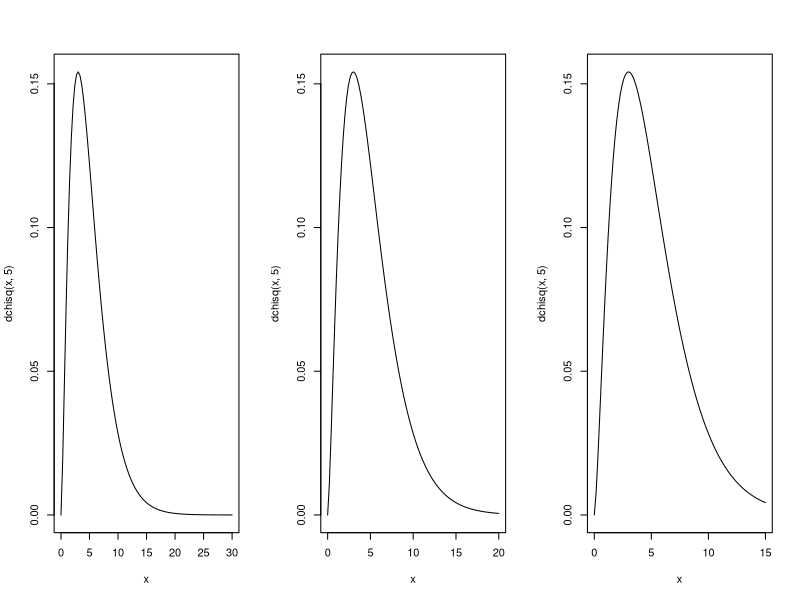

Write R code to recreate this figure.
# Variacao da variancia exemplo
# Estimativa de parametros - Variancia para a populacao

# Distribuicao Chi quadrado 
# Distribuicao normal para 100 medidas (n)
# Valor da variancia para a populacao ( com o valor da variancia encontramos o desvio padrao)
# Familia de curvas onde cada curva e definida pelo grau de liberdade (n) (30)(20)(15)
# Utiliza a variancia das medidas, e a area da curva e igual a 1






par(mfrow=c(1,3))






curve( dchisq(x, 5), 0, 30, n = 100)
curve( dchisq(x, 5), 0, 20, n = 100)
curve( dchisq(x, 5), 0, 15, n = 100)


# Exercicio lista 2a - exercicio 4
# Uma amostra de 15 elementos, extraida de uma populacao com distribuicao normal,
# forneceu variancia 7,05. Construir intervalo de confianca de 95% para
# a variancia e para o desvio padrao populacionais.




NR<-15
SD <-7.05



# Valor do alfa para encontrar a o valor da tabela do qui-qradrado





AL1=(1-0.95)/2
AL2=(1+0.95)/2


# Tabela chi quadrado com 95% de confianca (n-1) graus de liberdade





X2<-qchisq(AL2,14)
X3<-qchisq(AL1,14)

# Formula para encontrar o Intervalo de confianca de 95%, para variancia da populacao.





AB1=(NR-1)*SD/X2
AB2=(NR-1)*SD/X3


# Intervalo de confianca de 95% para desvio padrao da populacao






DS1=sqrt(AB1)
DS2=sqrt(AB2)
DS2-DS1


# Resposta 
# Desvio padrao populacional, com 95% de confianca e 2,25 

# arredondamento somente no final, utilizar somente um algarismo significativo.
# Desvio padrao populacional, com 95% de confianca (2).

# Variacao de alfa  ( 1.94   ate  4.19)     


# Observacao:
# Desvio padrao da amostra  sqrt(7,05) e 2,65 
# variacao dos desvio padrao entre a amostra e a populacao e ~25%



